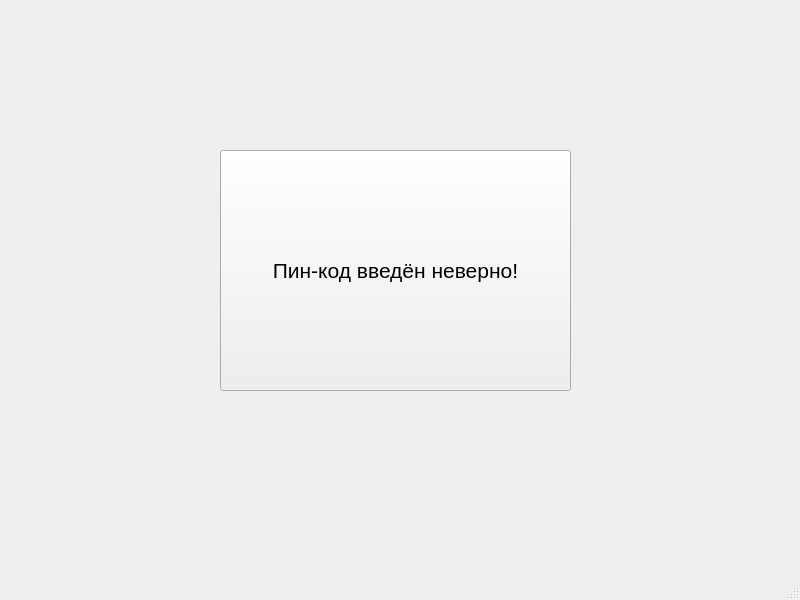
<?xml version="1.0" encoding="UTF-8"?>
<ui version="4.0">
 <class>MainWindow</class>
 <widget class="QMainWindow" name="MainWindow">
  <property name="geometry">
   <rect>
    <x>0</x>
    <y>0</y>
    <width>800</width>
    <height>600</height>
   </rect>
  </property>
  <property name="windowTitle">
   <string>MainWindow</string>
  </property>
  <widget class="QWidget" name="centralwidget">
   <widget class="QPushButton" name="pushButton">
    <property name="geometry">
     <rect>
      <x>350</x>
      <y>290</y>
      <width>83</width>
      <height>29</height>
     </rect>
    </property>
    <property name="text">
     <string>Login</string>
    </property>
   </widget>
   <widget class="QLineEdit" name="passEnterLine">
    <property name="geometry">
     <rect>
      <x>330</x>
      <y>230</y>
      <width>113</width>
      <height>28</height>
     </rect>
    </property>
    <property name="styleSheet">
     <string notr="true"/>
    </property>
    <property name="echoMode">
     <enum>QLineEdit::Password</enum>
    </property>
   </widget>
   <widget class="QPushButton" name="wrongPassAlert">
    <property name="enabled">
     <bool>true</bool>
    </property>
    <property name="geometry">
     <rect>
      <x>220</x>
      <y>150</y>
      <width>351</width>
      <height>241</height>
     </rect>
    </property>
    <property name="font">
     <font>
      <pointsize>16</pointsize>
     </font>
    </property>
    <property name="text">
     <string>Пин-код введён неверно!</string>
    </property>
    <property name="autoDefault">
     <bool>false</bool>
    </property>
    <property name="default">
     <bool>false</bool>
    </property>
    <property name="flat">
     <bool>false</bool>
    </property>
   </widget>
  </widget>
  <widget class="QMenuBar" name="menubar">
   <property name="geometry">
    <rect>
     <x>0</x>
     <y>0</y>
     <width>800</width>
     <height>25</height>
    </rect>
   </property>
  </widget>
  <widget class="QStatusBar" name="statusbar"/>
 </widget>
 <resources/>
 <connections/>
</ui>
